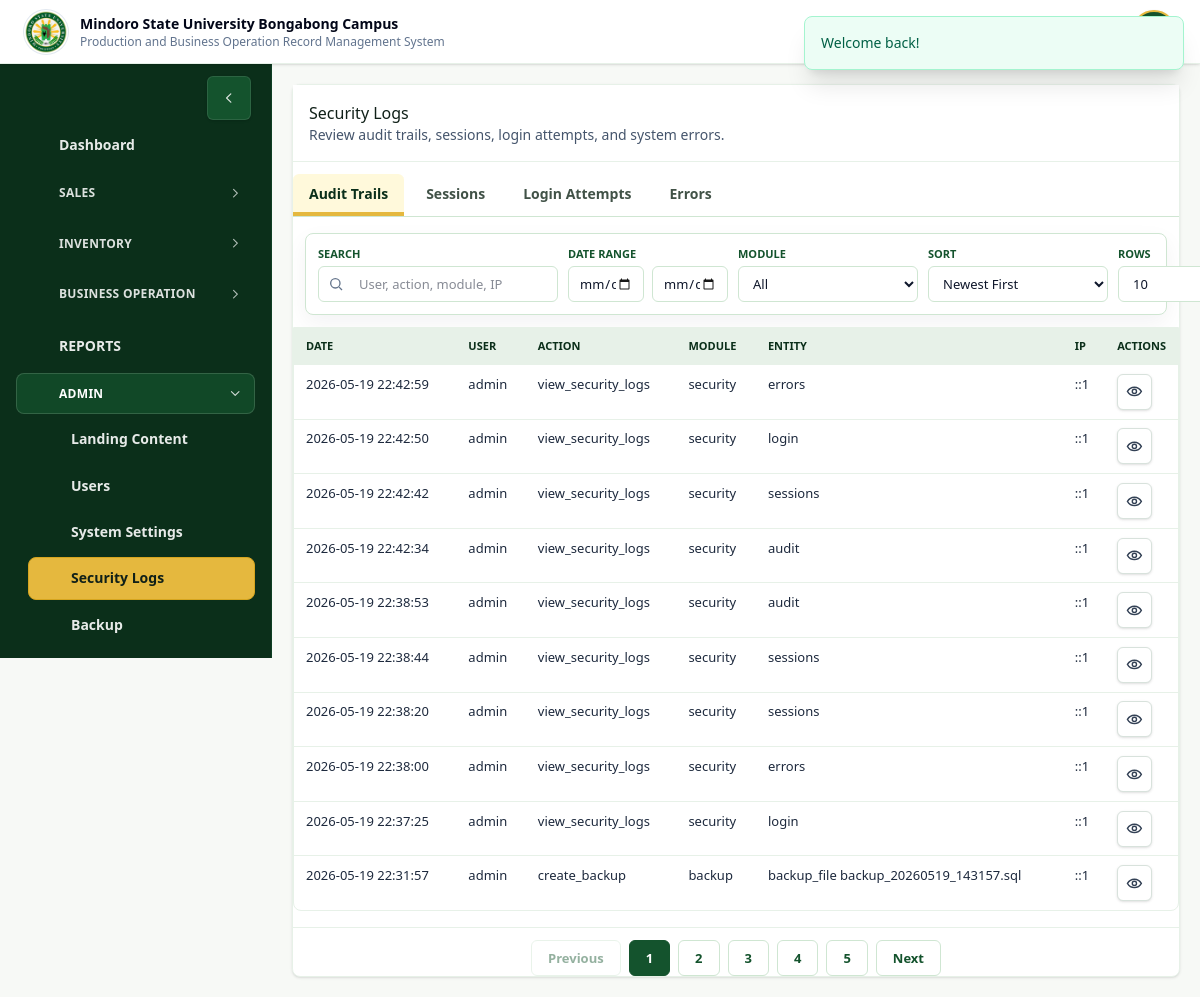
Page /security.php (signed in) on the committed database.
### tables this page shows
CREATE TABLE `audit_logs` (
  `id` bigint NOT NULL AUTO_INCREMENT,
  `user_id` int DEFAULT NULL,
  `action` varchar(80) NOT NULL,
  `module` varchar(80) NOT NULL,
  `entity_type` varchar(80) DEFAULT NULL,
  `entity_id` varchar(80) DEFAULT NULL,
  `details` text,
  `ip_address` varchar(45) DEFAULT NULL,
  `created_at` datetime NOT NULL DEFAULT CURRENT_TIMESTAMP,
  PRIMARY KEY (`id`),
  KEY `idx_audit_created_at` (`created_at`),
  KEY `idx_audit_user_module` (`user_id`,`module`,`created_at`),
  CONSTRAINT `fk_audit_user` FOREIGN KEY (`user_id`) REFERENCES `users` (`id`) ON DELETE SET NULL
);

### security.php (called while the page is built)
<?php
require __DIR__ . '/pages/security.php';

### pages/security.php (the view, shortened to what this page needs)
<?php
require dirname(__DIR__) . '/includes/bootstrap.php';
$type = (string) ($_GET['type'] ?? 'audit');
$type = in_array($type, ['audit', 'errors', 'login', 'sessions'], true) ? $type : 'audit';
$q = trim((string) ($_GET['q'] ?? ''));
$dateFrom = trim((string) ($_GET['date_from'] ?? ''));
$dateTo = trim((string) ($_GET['date_to'] ?? ''));
$logFilter = trim((string) ($_GET['log_filter'] ?? ''));
$order = strtolower((string) ($_GET['order'] ?? 'desc')) === 'asc' ? 'ASC' : 'DESC';
$perPage = 10;
$page = page_param();
if ($type === 'errors') {
    $where = ['1=1'];
    $params = [];
    if ($q !== '') {
        $searchParam = prefix_search_param($q);
        $where[] = '(sel.message LIKE :q_message OR sel.context LIKE :q_context OR sel.severity LIKE :q_severity OR u.username LIKE :q_username)';
        $params['q_message'] = $searchParam;
        $params['q_context'] = $searchParam;
        $params['q_severity'] = $searchParam;
        $params['q_username'] = $searchParam;
    }
    if ($dateFrom !== '') {
        $where[] = 'DATE(sel.created_at) >= :date_from';
        $params['date_from'] = $dateFrom;
    }
    if ($dateTo !== '') {
        $where[] = 'DATE(sel.created_at) <= :date_to';
        $params['date_to'] = $dateTo;
    }
    if ($logFilter !== '') {
        $where[] = 'sel.severity = :log_filter';
        $params['log_filter'] = $logFilter;
    }
    $countSql = 'SELECT COUNT(*)
        FROM system_error_logs sel
        LEFT JOIN users u ON u.id = sel.user_id
        WHERE ' . implode(' AND ', $where);
    $countStmt = $pdo->prepare($countSql);
    $countStmt->execute($params);
    $pagination = pagination_meta((int) $countStmt->fetchColumn(), $page, $perPage);
    $listSql = 'SELECT id, created_at, severity, message, context, ip_address, username
        FROM (
            SELECT sel.id, sel.created_at, sel.severity, sel.message, sel.context, sel.ip_address, u.username,
                ROW_NUMBER() OVER (ORDER BY sel.created_at ' . $order . ', sel.id ' . $order . ') AS row_num
            FROM system_error_logs sel
            LEFT JOIN users u ON u.id = sel.user_id
            WHERE ' . implode(' AND ', $where) . '
        ) ranked_errors
        WHERE row_num BETWEEN :first_row AND :last_row
        ORDER BY row_num';
    $stmt = $pdo->prepare($listSql);
    foreach ($params as $key => $value) {
        $stmt->bindValue(':' . ltrim((string) $key, ':'), $value);
    }
    [$firstRow, $lastRow] = pagination_row_bounds($pagination);
    $stmt->bindValue(':first_row', $firstRow, PDO::PARAM_INT);
    $stmt->bindValue(':last_row', $lastRow, PDO::PARAM_INT);
    $stmt->execute();
    $rows = $stmt->fetchAll();
} else {
    $where = ['1=1'];
    $params = [];
    $countSql = 'SELECT COUNT(*)
        FROM audit_logs al
        LEFT JOIN users u ON u.id = al.user_id
        WHERE ' . implode(' AND ', $where);
    $countStmt = $pdo->prepare($countSql);
    $countStmt->execute($params);
    $pagination = pagination_meta((int) $countStmt->fetchColumn(), $page, $perPage);
    $listSql = 'SELECT id, created_at, action, module, entity_type, entity_id, details, ip_address, username
        FROM (
            SELECT al.id, al.created_at, al.action, al.module, al.entity_type, al.entity_id, al.details, al.ip_address, u.username,
                ROW_NUMBER() OVER (ORDER BY al.created_at ' . $order . ', al.id ' . $order . ') AS row_num
            FROM audit_logs al
            LEFT JOIN users u ON u.id = al.user_id
            WHERE ' . implode(' AND ', $where) . '
        ) ranked_audit
        WHERE row_num BETWEEN :first_row AND :last_row
        ORDER BY row_num';
    $stmt = $pdo->prepare($listSql);
    [$firstRow, $lastRow] = pagination_row_bounds($pagination);
    $stmt->bindValue(':first_row', $firstRow, PDO::PARAM_INT);
    $stmt->bindValue(':last_row', $lastRow, PDO::PARAM_INT);
    $stmt->execute();
    $rows = $stmt->fetchAll();
}
$tabItems = [
    'audit' => 'Audit Trails',
    'sessions' => 'Sessions',
    'login' => 'Login Attempts',
    'errors' => 'Errors',
];
$filterLabel = match ($type) {
    'errors' => 'Severity',
    'login' => 'Status',
    'sessions' => 'Event',
    default => 'Module',
};
?>
<section class="table-card data-panel">
    <div class="section-heading">
        <div>
            <h3>Security Logs</h3>
            <p class="muted mb-0">Review audit trails, sessions, login attempts, and system errors.</p>
        </div>
    </div>
    <nav class="tabs" aria-label="Security log sections">
        <?php foreach ($tabItems as $tabKey => $tabLabel): ?>
            <a class="tab-link <?= $type === $tabKey ? 'active' : '' ?>" href="security.php?type=<?= h($tabKey) ?>"><?= h($tabLabel) ?></a>
        <?php endforeach; ?>
    </nav>
    <form method="get" class="data-panel-filters security-filter-bar grid gap-3 md:grid-cols-2 xl:grid-cols-[minmax(220px,1.4fr)_minmax(280px,1.45fr)_minmax(160px,0.9fr)_minmax(140px,0.75fr)_minmax(110px,0.6fr)_auto] xl:items-end">
        <div>
            <label for="q">Search</label>
            <input id="q" name="q" value="<?= h($q) ?>" placeholder="User, action, module, IP">
        </div>
        <div class="filter-date-range">
            <label>Date Range</label>
            <div class="grid gap-2 sm:grid-cols-2">
                <input id="date_from" name="date_from" type="date" value="<?= h($dateFrom) ?>" aria-label="Date from">
                <input id="date_to" name="date_to" type="date" value="<?= h($dateTo) ?>" aria-label="Date to">
            </div>
        </div>
        <div>
            <label for="log_filter"><?= h($filterLabel) ?></label>
            <select id="log_filter" name="log_filter">
                <option value="">All</option>
            </select>
        </div>
        <div>
            <label for="order">Sort</label>
            <select id="order" name="order">
                <option value="desc" <?= $order === 'DESC' ? 'selected' : '' ?>>Newest First</option>
            </select>
        </div>
        <div>
            <label for="rows">Rows</label>
            <select id="rows" name="rows">
                <?php foreach ([10] as $rowOption): ?>
                    <option value="<?= $rowOption ?>" <?= $perPage === $rowOption ? 'selected' : '' ?>><?= $rowOption ?></option>
                <?php endforeach; ?>
            </select>
        </div>
    </form>
    <div class="table-wrap" data-no-client-table>
        <table>
            <thead>
            <?php if ($type === 'errors'): ?>
                <tr>
                    <th>Date</th>
                    <th>Severity</th>
                    <th>Message</th>
                    <th>File</th>
                    <th>User</th>
                    <th>Actions</th>
                </tr>
            <?php else: ?>
                <tr>
                    <th>Date</th>
                    <th>User</th>
                    <th>Action</th>
                    <th>Module</th>
                    <th>Entity</th>
                    <th>IP</th>
                    <th>Actions</th>
                </tr>
            <?php endif; ?>
            </thead>
            <tbody>
            <?php foreach ($rows as $row): ?>
                <?php if ($type === 'errors'): ?>
                    <tr>
                        <td><?= h($row['created_at']) ?></td>
                        <td><?php render_status_badge((string) $row['severity']); ?></td>
                        <td><?= h(truncate_log_text((string) $row['message'])) ?></td>
                        <td><?= h(log_context_file((string) $row['context'])) ?></td>
                        <td><?= h($row['username'] ?: '-') ?></td>
                        <td><button type="button" class="btn alt" data-open-modal="security-log-<?= h($type) ?>-<?= (int) $row['id'] ?>">View</button></td>
                    </tr>
                <?php else: ?>
                    <tr>
                        <td><?= h($row['created_at']) ?></td>
                        <td><?= h($row['username'] ?: '-') ?></td>
                        <td><?= h($row['action']) ?></td>
                        <td><?= h($row['module']) ?></td>
                        <td><?= h(trim((string) $row['entity_type'] . ' ' . (string) $row['entity_id']) ?: '-') ?></td>
                        <td><?= h($row['ip_address']) ?></td>
                        <td><button type="button" class="btn alt" data-open-modal="security-log-<?= h($type) ?>-<?= (int) $row['id'] ?>">View</button></td>
                    </tr>
                <?php endif; ?>
            <?php endforeach; ?>
            </tbody>
        </table>
    </div>
</section>

### rows in the picture
audit_logs: created_at "2026-05-19 22:42:59", username "admin", action "view_security_logs", module "security", entity_type "errors", ip_address "::1"
audit_logs: created_at "2026-05-19 22:42:50", username "admin", action "view_security_logs", module "security", entity_type "login", ip_address "::1"
audit_logs: created_at "2026-05-19 22:42:42", username "admin", action "view_security_logs", module "security", entity_type "sessions", ip_address "::1"
audit_logs: created_at "2026-05-19 22:42:34", username "admin", action "view_security_logs", module "security", entity_type "audit", ip_address "::1"
audit_logs: created_at "2026-05-19 22:38:53", username "admin", action "view_security_logs", module "security", entity_type "audit", ip_address "::1"
audit_logs: created_at "2026-05-19 22:38:44", username "admin", action "view_security_logs", module "security", entity_type "sessions", ip_address "::1"
audit_logs: created_at "2026-05-19 22:38:20", username "admin", action "view_security_logs", module "security", entity_type "sessions", ip_address "::1"
audit_logs: created_at "2026-05-19 22:38:00", username "admin", action "view_security_logs", module "security", entity_type "errors", ip_address "::1"
audit_logs: created_at "2026-05-19 22:37:25", username "admin", action "view_security_logs", module "security", entity_type "login", ip_address "::1"
audit_logs: created_at "2026-05-19 22:31:57", username "admin", action "create_backup", module "backup", entity_type+entity "backup_file backup_20260519_143157.sql", ip_address "::1"

### other values in the picture
$org['campus_display_name'] "Mindoro State University Bongabong Campus"
$org['system_name'] "Production and Business Operation Record Management System"
$item['label'] "Dashboard"
$groupLabel "SALES"
$groupLabel "INVENTORY"
$groupLabel "BUSINESS OPERATION"
$item['label'] "REPORTS"
$groupLabel "ADMIN"
$item['label'] "Landing Content"
$item['label'] "Users"
$item['label'] "System Settings"
$item['label'] "Security Logs"
$item['label'] "Backup"
$tabLabel "Audit Trails"
$tabLabel "Sessions"
